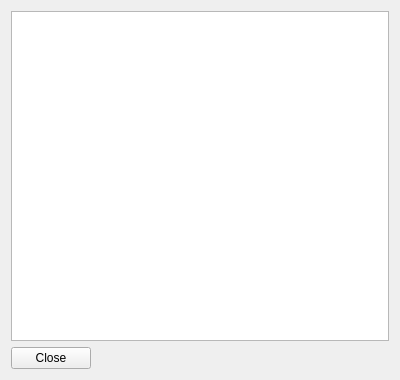
<?xml version="1.0" encoding="UTF-8"?>
<ui version="4.0">
 <class>slndetailswindow</class>
 <widget class="QWidget" name="slndetailswindow">
  <property name="geometry">
   <rect>
    <x>0</x>
    <y>0</y>
    <width>400</width>
    <height>380</height>
   </rect>
  </property>
  <property name="windowTitle">
   <string>Solution Details</string>
  </property>
  <layout class="QVBoxLayout" name="verticalLayout">
   <item>
    <widget class="QTextEdit" name="textEdit"/>
   </item>
   <item>
    <widget class="QPushButton" name="pushClose">
     <property name="sizePolicy">
      <sizepolicy hsizetype="Fixed" vsizetype="Fixed">
       <horstretch>0</horstretch>
       <verstretch>0</verstretch>
      </sizepolicy>
     </property>
     <property name="text">
      <string>Close</string>
     </property>
    </widget>
   </item>
  </layout>
 </widget>
 <layoutdefault spacing="6" margin="11"/>
 <resources/>
 <connections/>
</ui>
